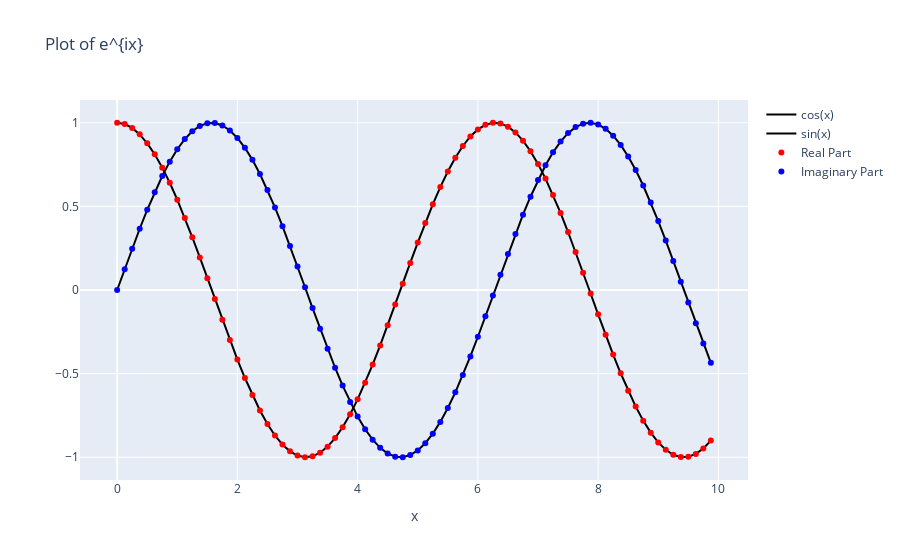

Notebook code for this chart:
### Code cell
t = data['x']
y = np.cos(t)
y2= np.sin(t)
fig = go.Figure(data=go.Scatter(x=t, y=y,mode='lines', line_color='black', name='cos(x)'))
fig.add_trace(go.Scatter(x=t, y=y2,mode='lines', line=dict(color="black"), name='sin(x)'))
fig.add_trace(go.Scatter(x=t, y=data['real'],mode='markers', line_color='red', name='Real Part'))
fig.add_trace(go.Scatter(x=t, y=data['imaginary'],mode='markers', line_color='blue', name='Imaginary Part'))
fig.update_layout(title='Plot of e^{ix}', xaxis_title='x')
fig.show()
